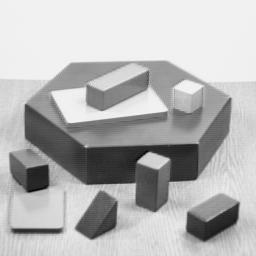
#> input picture OpenCV/PicVid/simple.jpg, 256 x 256 px, found by its file name
$ python FASTfeatureDetection.py
#> lines starting #> are read from the running program, lines starting #| are printed output that depends on the picture
## Feature detection using FAST
## This incorporates machine learning for corner detection.
## FAST (Features from Accelerated Segment Test) algorithm
## was proposed by Edward Rosten and Tom Drummond in their
## paper “Machine learning for high-speed corner detection”
## in 2006 (Later revised it in 2010). ##


## Feature detection using FAST
## Select a pixel (p) in the image which is to be identified as an interest point
## Select an appropriate threshold value (t)
## a set of pixels in a circle around (p) are checked if the threshold is higher or lower

## A high speed test was proposed to use 1, 9, 5, 13
## which is top, bottom, right, left
## If (p) is a corner, then 3 of these must be brighter or darker than (p)

import numpy as np
import cv2
from matplotlib import pyplot as plt

img = cv2.imread('simple.jpg',0)
#> img is the input picture: shape (256, 256); min 0, max 252, mean 182.8

# Initiate FAST object with default values
fast = cv2.FastFeatureDetector_create()

# find and draw the keypoints
kp = fast.detect(img,None)
#> kp = 431 keypoints; strongest (x, y, size): (139, 162, 7), (86, 146, 7), (168, 159, 7), (47, 165, 7)
img2 = cv2.drawKeypoints(img, kp, (255,0,0))
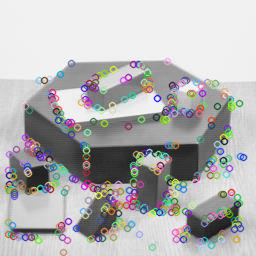
#> img2: shape (256, 256, 3); mean of channels 0, 1, 2 180, 179.8, 180.1; drawn as B, G, R

# Print all default params
print ("Threshold: ", fast.getThreshold())
print ("nonmaxSuppression: ", fast.getNonmaxSuppression())
print ("neighborhood: ", fast.getType())
print ("Total Keypoints with nonmaxSuppression: ", len(kp))
#| Total Keypoints with nonmaxSuppression:  431

cv2.imwrite('fast_true.png',img2)

# Disable nonmaxSuppression
fast.setNonmaxSuppression(False)
kp = fast.detect(img,None)
#> kp = 1575 keypoints; strongest (x, y, size): (167, 61, 7), (70, 62, 7), (71, 62, 7), (70, 63, 7)

print ("Total Keypoints without nonmaxSuppression: ", len(kp))
#| Total Keypoints without nonmaxSuppression:  1575

img3 = cv2.drawKeypoints(img, kp, (255,0,0))
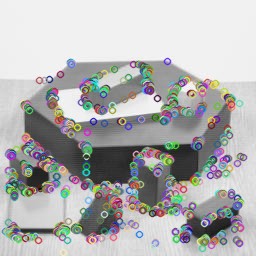
#> img3: shape (256, 256, 3); mean of channels 0, 1, 2 178, 178.4, 178.1; drawn as B, G, R

cv2.imwrite('fast_false.png',img3)
